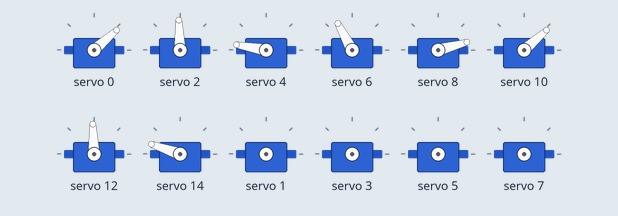
The sketch below on a simulated Arduino Uno, built with avr-gcc and run on an emulated ATmega328P. Parts: 12 × servo.

Above: at 0.05 s.
At 2.05 s:
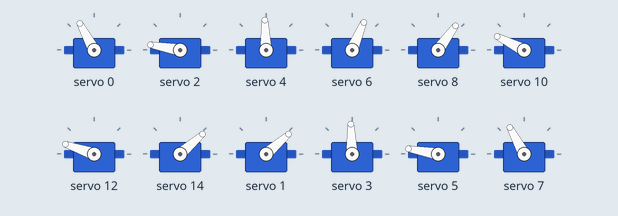
At 4.0 s:
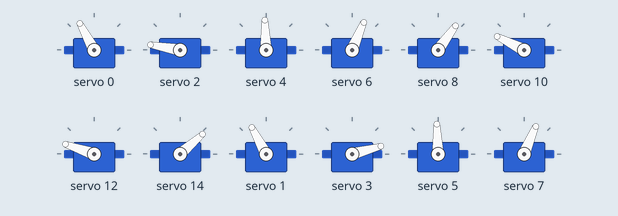
Timing chart, 0 to 5.2 s (numbered marks = the images above):
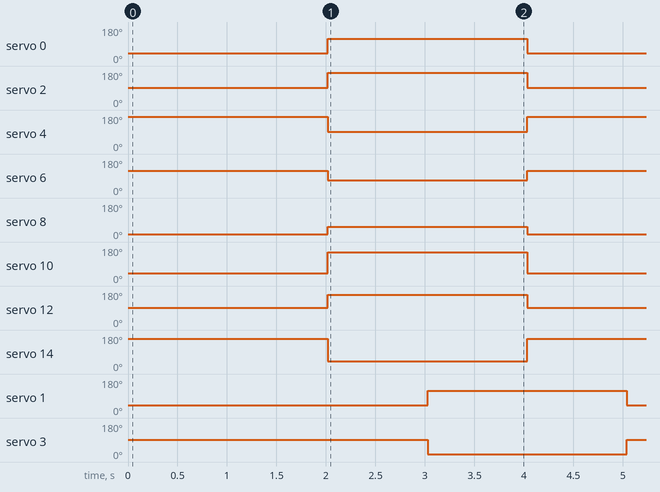

Measured:
- by itself, servo 0, servo 1: alternates 118° for 2.0 s and 41° for 2.0 s
- by itself, servo 2, servo 4, servo 5: alternates 170° for 2.0 s and 92° for 2.0 s
- by itself, servo 6, servo 7: alternates 118° for 2.0 s and 67° for 2.0 s
- by itself, servo 8: alternates 54° for 2.0 s and 15° for 2.0 s
- by itself, servo 10: alternates 153° for 2.0 s and 41° for 2.0 s
- by itself, servo 12: alternates 161° for 2.0 s and 92° for 2.0 s
- by itself, servo 14: alternates 161° for 2.0 s and 41° for 2.0 s
- by itself, servo 3: alternates 92° for 2.0 s and 15° for 2.0 s

The sketch:

SameServos.ino
```cpp
/****************************************************************************************
 Same Servos

  Para controlar servos que tienen el mismo ancho de pulso, podemos mover cada servo a un ángulo de 0 a 180 grados

 Conexiones:
  ------------------------------------------------------------------------
  PCA9685  -> Arduino Uno,Nano,Mini | Arduino Mega,DUE | Arduino Leonardo
  ------------------------------------------------------------------------
  GND      ->   GND                 |   GND            |   GND
  OE       ->   GND                 |   GND            |   GND
  SCL      ->   A5                  |   21             |   3
  SDA      ->   A4                  |   20             |   2
  VCC      ->   5V                  |   5V             |   5V
  +V      ->    NC                  |   NC             |   NC
  ------------------------------------------------------------------------
  *No se puede cambiar de pines, los pines indicados son para la comunicación I2C
   y son los pines SDA y SCL de cada placa respectivamente

 Dirección del módulo I2C:
  Por defecto 0x40 (01000000) o establecer por hardware : 0|1|A5|A4|A3|A2|A1|A0

 Ejemplo desarrollado por Naylamp Mechatronics bajo licencia MIT (puede copiar, modificar, integrar o redistribuir)

 Última modificación el 28/08/2020

 Requiere librería: https://github.com/adafruit/Adafruit-PWM-Servo-Driver-Library

 Más información en:
   -https://naylampmechatronics.com/blog/41_Tutorial-M%C3%B3dulo-Controlador-de-servos-PCA9685.html
   -https://github.com/naylampmechatronics/Ejemplos_driverPCA9685

**************************************************************************************************/
#include <Wire.h>
#include <Adafruit_PWMServoDriver.h>

Adafruit_PWMServoDriver servos = Adafruit_PWMServoDriver(0x40);

unsigned int pos0=172; // ancho de pulso en cuentas para posición 0°
unsigned int pos180=565; // ancho de pulso en cuentas para la posición 180°

void setup() {
  servos.begin();
  servos.setPWMFreq(60); //Frecuencia PWM de 60Hz o T=16,66ms
}

void setServo(uint8_t n_servo, int angulo) {
  int duty;
  duty=map(angulo,0,180,pos0, pos180);
  servos.setPWM(n_servo, 0, duty);
}

void loop() {

    setServo(0,30); //Mover servo 0 a un ángulo 30°
    setServo(2,90);
    setServo(4,180);
    setServo(6,120);
    setServo(8,0);
    setServo(10,30);
    setServo(12,90);
    setServo(14,170);
    delay(1000);
    setServo(1,30);
    setServo(3,90);
    setServo(5,180);
    setServo(7,120);
    setServo(9,30);
    setServo(11,90);
    setServo(13,180);
    setServo(15,120);
    delay(1000);
    setServo(0,120);
    setServo(2,180);
    setServo(4,90);
    setServo(6,60);
    setServo(8,45);
    setServo(10,160);
    setServo(12,170);
    setServo(14,30);
    delay(1000);
    setServo(1,120);
    setServo(3,0);
    setServo(5,90);
    setServo(7,60);
    setServo(9,120);
    setServo(11,180);
    setServo(13,0);
    setServo(15,30);
    delay(1000);

}
```
